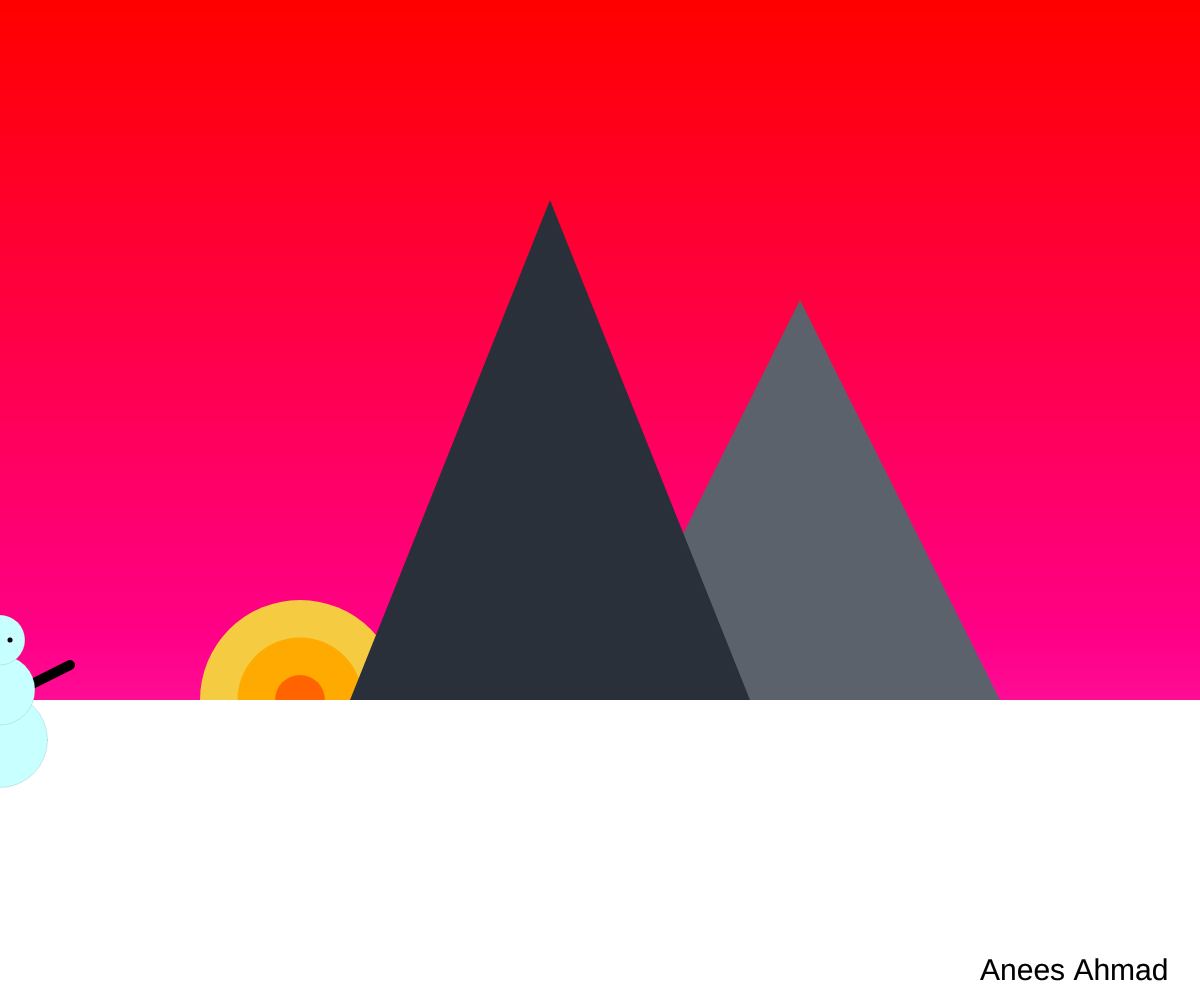
Frame 1 (no input)
Frame 60 (no input): identical to frame 1, image omitted
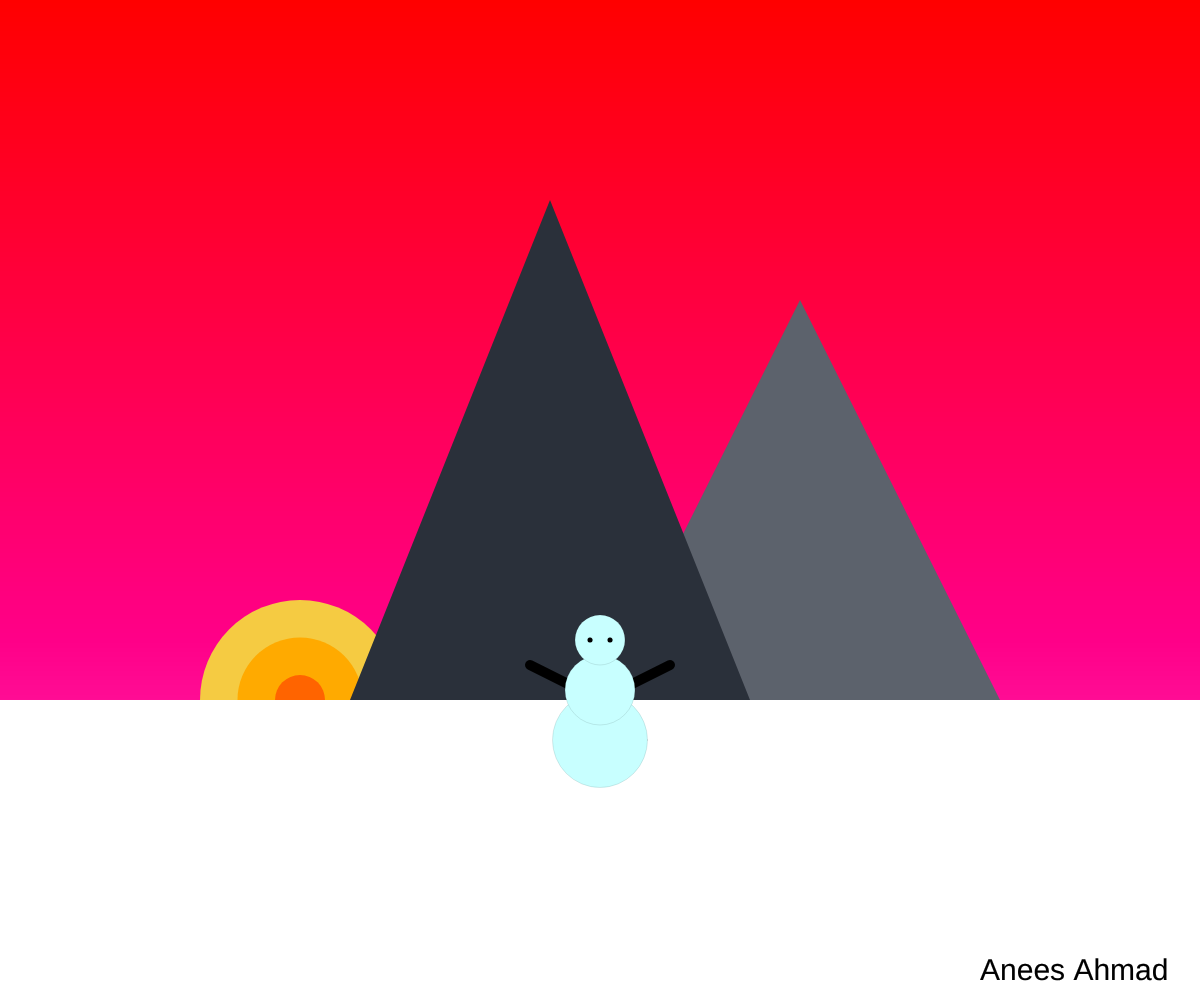
Frame 120 (the mouse pressed at the canvas centre since frame 60)

The p5.js sketch that drew these frames (run headless with seeded random() and noise() and a simulated clock; from frame 60 on, the mouse is pressed at the canvas centre):

// p5.js sketch
// ── sketch.js
// Interactive Scene Assignment
// Anees Ahmad
// 9/16/2024
// A program that creates a scene which elements can be changed by user interaction.



// Creating the BACKGROUND

function setup() { //setting up the canvas
  createCanvas(windowWidth, windowHeight);
}

let currentBack = 0; //setting up the variables for the challenge feature


//copied from CS30 notes
function gradientBackground(r, g, b) {
  //this code loops a ton of 1 pixel long rectangles and changes the colour darker with each rectangle, giving a gradient effect.

  let rectHeight = 1; // rectangle height (or the increments by which the colour changes)
  noStroke(); //takes off the outline for each rectangle so that the background isnt just black
  for (let y = 0; y < height; y += rectHeight) {
    let value = map(y, 0, width, 0, 255); // gives the value variable a difference from each y position.
    fill(value + r, value - g, value + b);
    rect(0, y, width, rectHeight);
  }
}

//Adding some background elements
function sun(x){ // adding a sun, will be the same besides X position for all backgrounds
  noStroke();
  fill(245, 203, 66);
  circle(x, 700, 200);
  fill(255, 170, 0);
  circle(x, 700, 125);
  fill(255, 100, 0);
  circle(x, 700, 50);
}

function moon(r1,g1,b1,posX,posY){ //adding a moon. RGB values will need to be adjusted based on background
  noStroke();
  fill(235, 228, 228);
  circle(posX, posY, 100);
  fill(r1, g1, b1);
  circle(posX+10, posY-10, 100);
}

function mountain(posX, colournum, height){ //Colour can vary between mountains, and so can the X position and height for some unique effects
  noStroke();
  fill(142-colournum, 148-colournum, 158-colournum);
  triangle(posX,700,posX+200,height,posX+400,700);
}

//background cycles. These individual backgrounds will be called uo once the scroll wheel is pressed.

function background1() {
  gradientBackground(255, 136, 0);
  sun(300);
  mountain(600, 50, 300);
  mountain(350, 100, 200);
}

function background2() {
  background(49, 71, 94);
  moon(49, 71, 94, 1350, 450);
  mountain(700,50,100);
  mountain(500,0,250);

}

function background3() {
  background(0, 0, 0);
  moon(0,0,0,860,240);
  mountain(150,0,300);
  mountain(250,50,100);
}

function background4() {
  gradientBackground(140, 40, 210);
  sun(1300);
  mountain(500,70,100);
  mountain(300,20,250);
}

function nametag(){ //Adding my name to the bottom right corner of the screen
  textSize(30);
  text("Anees Ahmad", windowWidth-220, windowHeight-20);
}


// adding a floor or ground to the background to give hte character a place to stand
function ground(){
  fill(300, 300, 300);
  rectMode(CORNER);
  rect(0, 700, windowWidth, 300);
}

// Creating the CHARACTER

// Setting up a fixed Y position for the snowman. This will be used in every function related to the snowman
snowmanY = 740
//Because X positions are always changing, there is no reason to allocate a variable that all the functions can use.

//Dividing the snowman into parts to make it easier to read and change.
function body() {
  strokeWeight(0.1);
  stroke(0, 0, 0);
  fill(200, 255, 255);
  circle(mouseX, snowmanY, 95);
  circle(mouseX, snowmanY - 50, 70);
  circle(mouseX, snowmanY - 100, 50);
}
function arms() {
  stroke(0, 0, 0);
  strokeWeight(10);
  line(mouseX, snowmanY - 40, mouseX - 70, snowmanY - 75); //Each indiviual part of the snowman needs a different position relative to the mouse, 
  line(mouseX, snowmanY - 40, mouseX + 70, snowmanY - 75); // which is why variables are altered in the funcion
}
function eyes() {
  fill(0, 0, 0);
  circle(mouseX - 10, snowmanY - 100, 5);
  circle(mouseX + 10, snowmanY - 100, 5);
}

//putting all parts together
function character() {
  arms();
  body();
  eyes();
}

//Creating the Interactive ELEMENTS


//This function changes the Snowman's Y position based on either the up or down arrow.
function keyPressed(){
  if (keyCode === 38){
    snowmanY=snowmanY-10;
  }
  else if(keyCode === 40){
    snowmanY=snowmanY+10;
  }
}

function mouseReleased() { //this function is called when the user presses a mouse button
  if (mouseButton === CENTER) { // the following code only activates when the button that is pressed is the "center" button.
    console.log("CENTER");
    if (currentBack ===3 ) currentBack = -1;
    currentBack ++; // cycling through each background
    console.log(currentBack); //for debugging purposes
  }
}

function backgroundChange() { //adding the processing function for the both the background cycler and the different backgrounds.
  if (currentBack === 0) background1(); // This code makes sure that depending on which mode the background is at a specific scene will show.
  else if (currentBack === 1) background2();
  else if (currentBack === 2) background3();
  else if (currentBack === 3) background4();
}

//The drawing function

function draw() {
  console.log(windowHeight, windowWidth); //adding console logs for debugging purposes
  backgroundChange();
  noStroke();
  ground();
  character();
  nametag();
}
